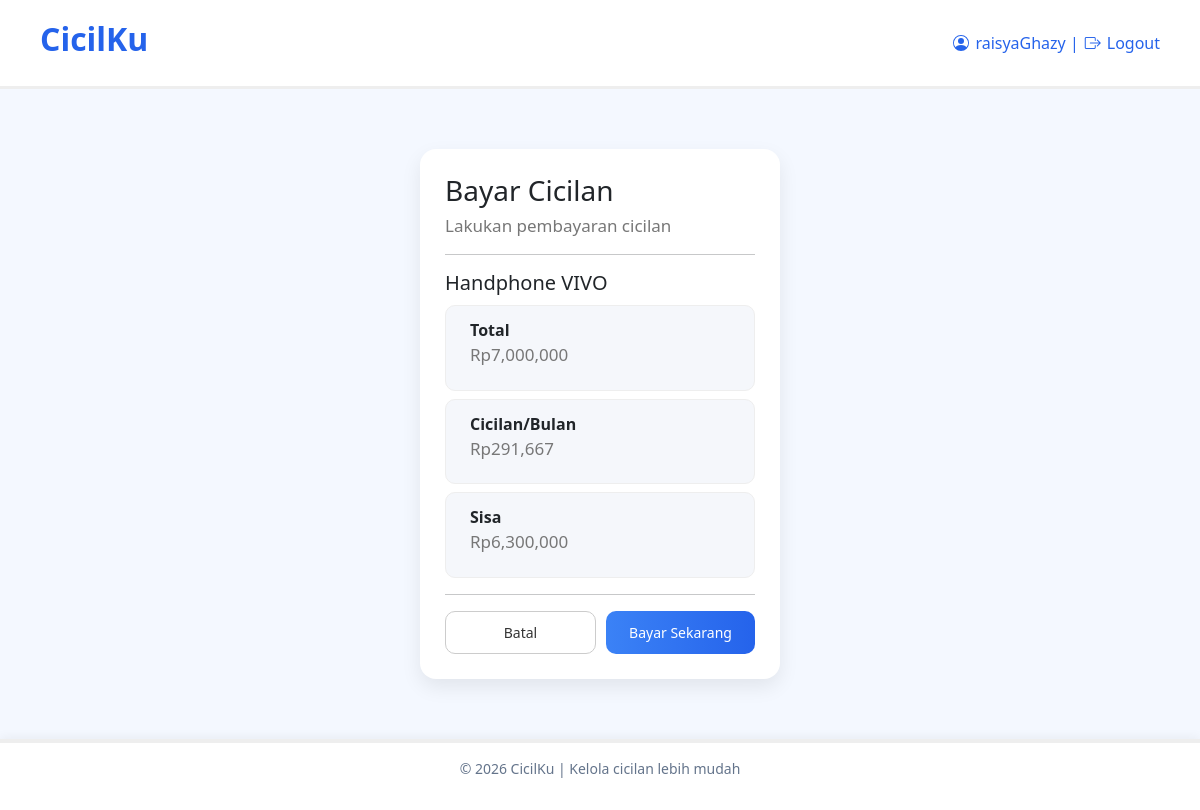
/bayar.php?id=19 (signed in), run on the app's committed database.
### tables this page shows
CREATE TABLE `cicilan` (
  `id_cicilan` int(11) NOT NULL,
  `nama_cicilan` varchar(100) DEFAULT NULL,
  `total_harga` int(11) DEFAULT NULL,
  `terbayar` int(11) DEFAULT NULL,
  `sisa_hutang` int(11) DEFAULT NULL,
  `status` varchar(20) DEFAULT NULL,
  `tenor` int(11) DEFAULT NULL,
  `id_user` int(11) DEFAULT NULL
);

### bayar.php (the view, shortened to what this page needs)
<?php
include "koneksi.php";
$id = $_GET['id'];
$query = mysqli_query($koneksi, "SELECT * FROM cicilan WHERE id_cicilan='$id'");
$data = mysqli_fetch_assoc($query);
$cicilan = ($data['tenor']>0) ? $data['total_harga'] / $data['tenor']:0;
?>
<!DOCTYPE html>
<html lang="en">
<head>
     <link href="https://cdn.jsdelivr.net/npm/bootstrap@5.3.8/dist/css/bootstrap.min.css" rel="stylesheet">
    <link href="https://cdn.jsdelivr.net/npm/bootstrap-icons/font/bootstrap-icons.css" rel="stylesheet">
   <link rel="stylesheet" href="style.css">
</head>
<body>
    <header class="header">
     <h2>CicilKu</h2>
    <div class="logout">
    <div class="logout-link">
   <?php
if(isset($_SESSION['username'])){
    echo $_SESSION['username'];
    ?>
     |
     <a href="logout.php" class="logout-link">
        <i class="bi bi-box-arrow-right"></i> Logout
</a>
     <?php
    } else {
    echo "Guest";
}
?>
</div>
    </header>
 <div class="bayar-card">
            <h3>Bayar Cicilan </h3>
             <p> Lakukan pembayaran cicilan </p>
             <hr>
             <div class="info">
                <h6 class="nama"><?= $data['nama_cicilan'] ?></h6>
                <div class ="row">
                    <span>Total</span>
                    <p>Rp<?= number_format($data['total_harga']) ?></p>
                </div>
                <div class= "row">
                    <span>Cicilan/Bulan</span>
                    <p>Rp<?= number_format($cicilan) ?></p>
                </div>
                <div class= "row">
                    <span>Sisa</span>
                    <p>Rp<?= number_format($data['sisa_hutang']) ?></p>
                </div>
</div>
<hr>
<form method="POST">
    <div class="aksi">
        <a href="dashboard.php" class="batal"> Batal </a>
        <button type="submit" name="bayar" class="bayar-btn">
            Bayar Sekarang
        </button>
</div>
</form>
</div>
<footer class="footer">
    <p> © 2026 CicilKu | Kelola cicilan lebih mudah</p>
</footer>
</body>
</html>

### style.css (style rules this page uses)
body { margin:0; background: #f4f8ff; flex-direction: column; min-height: 100vh; }
form { width: 100%; max-width: 400px; }
.header { background: white; backdrop-filter: blur(10px); padding: 20px 40px; display: flex; align-items: center; justify-content: space-between; border-bottom: 3px solid #eee; }
.footer { width: 100%; background: white; padding: 15px; text-align: center; margin-top: 50px; color: #64748b; font-size: 14px; box-shadow: 0 -2px 10px rgba(0, 0, 0, 0.05); border-top: 4px solid #eee; }
.logout-link { color: #2563eb; text-decoration: none; display: flex; align-items: center; gap: 6px; }
.header h2 { color: #2563eb; font-weight: bold; }
.bayar-card { width: 360px; margin: 60px auto; background: white; padding: 25px; border-radius: 16px; box-shadow: 0 8px 20px rgba(0, 0, 0, 0.08); }
.bayar-card h3 { margin-bottom: 5px; }
.bayar-card p { font-size: 17px; color: #777; margin-bottom: 10px; }
.info .nama { font-size: 20px; margin-bottom: 10px; text-align: left; }
.row { background: #f5f7fb; padding: 12px; border-radius: 10px; margin-top: 10px; border: 1px solid #eee; display: flex; justify-content: space-between; margin: 8px 0; font-size: 15px; }
.row span { font-size: 16px; font-weight: bold; }
.aksi { display: flex; gap: 10px; margin-top: 15px; }
.batal, .bayar-btn { flex:1; padding: 10px; border-radius:10px; text-align: center; font-weight: 500; text-decoration: none; font-size: 14px; }
.batal { border: 1px solid #ccc; color: #333; background: white; }
.bayar-btn { border: none; color: white; background:linear-gradient(90deg, #3b82f6, #2563eb); cursor: pointer; }

### data on the page
cicilan: nama_cicilan "Handphone VIVO", total_harga "7,000,000", cicilan "291,667", sisa_hutang "6,300,000"

### other printed values
$_SESSION['username'] "raisyaGhazy"
